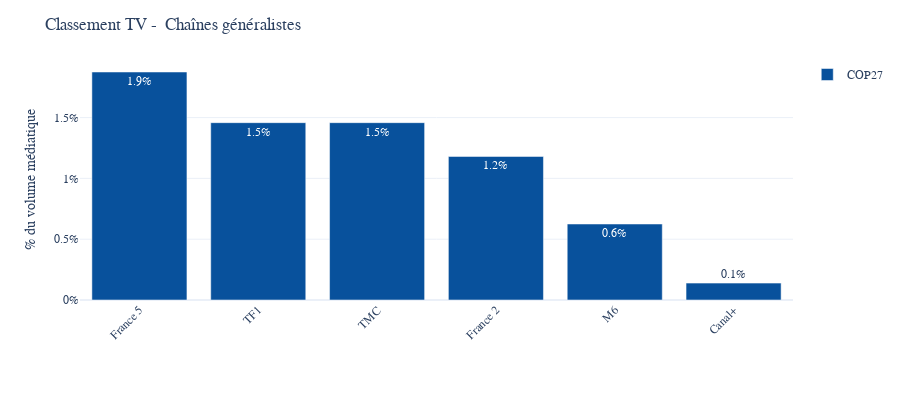

Notebook code for this chart:
### Markdown cell above
## JT chaine généralistes

### Code cell
multiplier = 2 / (1 * 60 * 3 * n_days)
data_cop27_jt = data_cop27[(data_cop27.date.dt.hour >= 19) & (data_cop27.date.dt.hour < 22)]

fig = show_mentions_by_channel(data_cop27_jt,list_of_channels=top_channels_tv_gen,n = 25,split="keyword",
                               method = multiplier,height = 400,text_auto = ".1%",
                               )
fig.update_layout(yaxis_tickformat='0%',font_family="Poppins",yaxis_title="% du volume médiatique",legend_title = "",title = "Classement TV -  Chaînes généralistes")
fig.update_traces(marker_color=COLOR_TV)
fig.show()

### Figure 1 — Plotly figure (JSON) as saved in the notebook; plotly's stock layout.template omitted (floating-point values rounded to 4 significant figures)
{"data": [{"alignmentgroup": "True", "hovertemplate": "keyword=COP27<br>channel_name=%{x}<br>count=%{y}<extra></extra>", "legendgroup": "COP27", "marker": {"color": "#08519c", "pattern": {"shape": ""}}, "name": "COP27", "offsetgroup": "COP27", "orientation": "v", "showlegend": true, "textposition": "auto", "texttemplate": "%{y:.1%}", "x": ["France 5", "TF1", "TMC", "France 2", "M6", "Canal+"], "xaxis": "x", "y": [0.01875, 0.01458, 0.01458, 0.01181, 0.00625, 0.001389], "yaxis": "y", "type": "bar"}], "layout": {"xaxis": {"anchor": "y", "domain": [0, 1], "title": {}, "categoryorder": "array", "categoryarray": ["France 5", "TF1", "TMC", "France 2", "M6", "Canal+"], "tickangle": -45}, "yaxis": {"anchor": "x", "domain": [0, 1], "title": {"text": "% du volume médiatique"}, "tickformat": "0%"}, "legend": {"title": {"text": ""}, "tracegroupgap": 0}, "margin": {"t": 60, "b": 100}, "barmode": "relative", "height": 400, "font": {"family": "Poppins"}, "title": {"text": "Classement TV -  Chaînes généralistes"}}}
